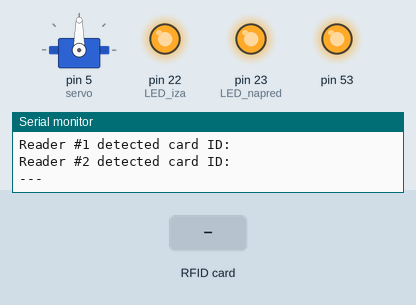
This sketch was run on a simulated Arduino Mega 2560, built with avr-gcc and run on an emulated ATmega2560. Parts: servo, output pins drawn as LEDs (lit = HIGH), the last lines printed to the serial monitor. The test bench sets the inputs (shaded band). Pins used as bus, display or sensor lines are not drawn.

Above: at 2.0 s.
2.1 s: RFID card 62 EE CA 06 held to the reader
At 2.9 s:
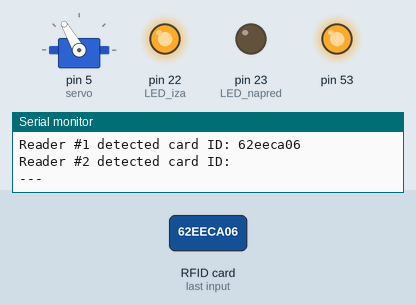
4.0 s: RFID card E6 53 11 06 held to the reader
At 4.6 s:
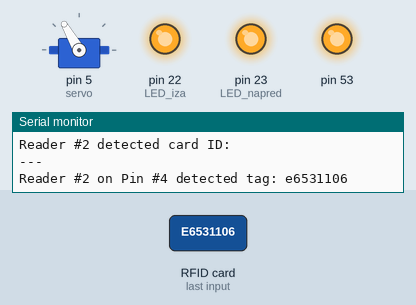
6.8 s: RFID card 7A 95 C9 06 held to the reader
At 8.2 s:
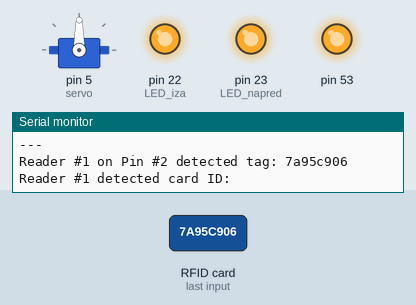
Timing chart, 0 to 9.8 s (numbered marks = the images above; inputs shaded):
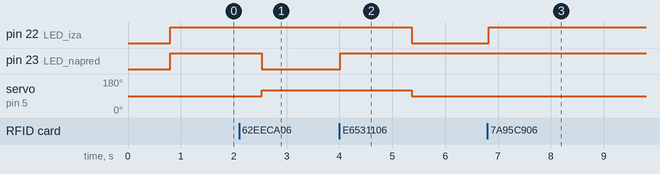

Measured:
- after the input at 2.1 s, pin 23 (LED_napred): HIGH → LOW after 0.43 s; servo on pin 5 (servo): 90° → 120° after 0.43 s
- after the input at 4.0 s, pin 22 (LED_iza): HIGH → LOW after 1.4 s; pin 23 (LED_napred): LOW → HIGH at once; servo on pin 5 (servo): 120° → 90° after 1.4 s
- after the input at 6.8 s, pin 22 (LED_iza): LOW → HIGH at once

The sketch:

kod_za_projekt_provjera_rfid2.ino
```cpp
/*
PINOUT:
RC522 MODULE    Uno/Nano     MEGA
SDA             D10          D2
SCK             D13          D52
MOSI            D11          D51
MISO            D12          D50
IRQ             N/A          N/A
GND             GND          GND
RST             D9           D8
3.3V            3.3V         3.3V
*/

#define DEBUG

#include <SPI.h>
#include <MFRC522v2.h>
#include <MFRC522DriverSPI.h>
#include <MFRC522DriverPinSimple.h>
#include <MFRC522Debug.h>

#include <Servo.h>

// --- Pin definitions ---
const int ssPins[]    = {2, 4};
const int resetPins[] = {29, 28};
const int numReaders  = 2;

// --- Driver & reader setup ---
MFRC522DriverPinSimple ss_pins[numReaders] = { ssPins[0], ssPins[1] };
MFRC522DriverSPI drivers[numReaders] = { ss_pins[0], ss_pins[1] };
MFRC522 mfrc522[numReaders] = { drivers[0], drivers[1] };

String currentUIDs[numReaders] = {"", ""};

const int LED_napred = 23;
const int LED_iza = 22;

Servo myservo;
const int servo = 5;
int pos = 90;
// pos-max: 120; pos-min: 90

const String correctIDs[][2] = {
  {"62eeca06", "left"},
  {"e6531106", "forward-right"},
  {"7a95c906", "forward-left"},
  {"553b1506", "right"},
  {"126ec906", "forward-left"},
  {"57df1106", "left"}
};
int numGroups = sizeof(correctIDs) / sizeof(correctIDs[0]);
int broj_grupe = 0;

void setup() {
  #ifdef DEBUG
  Serial.begin(9600);
  Serial.println(F("Serial communication started"));
  #endif

  // Pull all SS pins HIGH before SPI starts to prevent bus conflicts
  for (int i = 0; i < numReaders; i++) {
    pinMode(ssPins[i], OUTPUT);
    digitalWrite(ssPins[i], HIGH);
  }

  SPI.begin();
  for (int i = 0; i < numReaders; i++) {
    pinMode(resetPins[i], OUTPUT);
    digitalWrite(resetPins[i], LOW);
    delay(50);
    digitalWrite(resetPins[i], HIGH);
    delay(100);

    mfrc522[i].PCD_Init();
    delay(200);

    #ifdef DEBUG
    Serial.print(F("Reader #"));
    Serial.print(i);
    Serial.print(F(" initialised on SS pin "));
    Serial.print(ssPins[i]);
    Serial.print(F(". Antenna strength: "));
    Serial.print(mfrc522[i].PCD_GetAntennaGain());
    Serial.print(F(". Version: "));
    MFRC522Debug::PCD_DumpVersionToSerial(mfrc522[i], Serial);
    #endif
  }

  pinMode(LED_napred, OUTPUT);
  digitalWrite(LED_napred, HIGH);
  pinMode(LED_iza, OUTPUT);
  digitalWrite(LED_iza, HIGH);

  myservo.attach(servo);
  myservo.write(pos);

  Serial.println(F("--- END SETUP ---"));
}

void loop() {

  for (int i = 0; i < numReaders; i++) {
    String readRFID = "";

    if (mfrc522[i].PICC_IsNewCardPresent() && mfrc522[i].PICC_ReadCardSerial())
    {
      readRFID = getUID(i);
      delay(20);
    }

    if(readRFID != currentUIDs[i])
    {
      currentUIDs[i] = readRFID;
    }

    delay(150);
  }

  for (int i = 0; i < numReaders; i++) {
    #ifdef DEBUG
    Serial.print(F("Reader #"));
    Serial.print(i+1);
    Serial.print(F(" detected card ID: "));
    Serial.println(currentUIDs[i]);
    #endif
  }

  Serial.println(F("---"));
  Serial.println("");

  if (broj_grupe < numGroups)
  {
    if (correctIDs[broj_grupe][1] == "right" && currentUIDs[0] == correctIDs[broj_grupe][0])
    {
      broj_grupe++;
      idi_desno();
      digitalWrite(LED_napred, LOW);
      while (true)
      {
        delay(4500);
        digitalWrite(LED_napred, HIGH);
        break;
      }
    }
    else if (correctIDs[broj_grupe][1] == "left" && currentUIDs[0] == correctIDs[broj_grupe][0])
    {
      broj_grupe++;
      idi_lijevo();
      digitalWrite(LED_napred, LOW);
      while (true)
      {
        if(mfrc522[1].PICC_IsNewCardPresent() && mfrc522[1].PICC_ReadCardSerial())
        {
          currentUIDs[1] = getUID(1);

          Serial.print(F("Reader #"));
          Serial.print(String(2));
          Serial.print(F(" on Pin #"));
          Serial.print(String(ssPins[1]));
          Serial.print(F(" detected tag: "));
          Serial.print({currentUIDs[1]});
          Serial.println("");


          digitalWrite(LED_iza, HIGH);
          break;
        }
	  }
	    digitalWrite(LED_napred, HIGH);
	  idi_lijevo();
    }
    else if (correctIDs[broj_grupe][1] == "forward-left" && currentUIDs[1] == correctIDs[broj_grupe][0])
    {
      broj_grupe++;
      idi_lijevo();
      digitalWrite(LED_iza, LOW);
      while (true)
      {
        if(mfrc522[0].PICC_IsNewCardPresent() && mfrc522[0].PICC_ReadCardSerial())
        {
          currentUIDs[0] = getUID(0);

          Serial.print(F("Reader #"));
          Serial.print(String(1));
          Serial.print(F(" on Pin #"));
          Serial.print(String(ssPins[0]));
          Serial.print(F(" detected tag: "));
          Serial.print({currentUIDs[0]});
          Serial.println("");


          digitalWrite(LED_iza, HIGH);
          break;
        }
      }
    }
    else if (correctIDs[broj_grupe][1] == "forward-right")
    {
      broj_grupe++;
      idi_desno();
      digitalWrite(LED_iza, LOW);
      while (true)
      {
        if(mfrc522[0].PICC_IsNewCardPresent() && mfrc522[0].PICC_ReadCardSerial())
        {
          currentUIDs[0] = getUID(0);

          Serial.print(F("Reader #"));
          Serial.print(String(1));
          Serial.print(F(" on Pin #"));
          Serial.print(String(ssPins[0]));
          Serial.print(F(" detected tag: "));
          Serial.print({currentUIDs[0]});
          Serial.println("");


          digitalWrite(LED_iza, HIGH);
          break;
        }
      }
    }
  }

  delay(1000);
}

String getUID(int readerIndex) {
  String uid = "";
  for (byte j = 0; j < mfrc522[readerIndex].uid.size; j++) {
    if (mfrc522[readerIndex].uid.uidByte[j] < 0x10) uid += "0";
    uid += String(mfrc522[readerIndex].uid.uidByte[j], HEX);
  }
  return uid;
}

void idi_desno() {
  pos = 90;
  myservo.write(pos);
}

void idi_lijevo() {
  pos = 120;
  myservo.write(pos);
}
```
